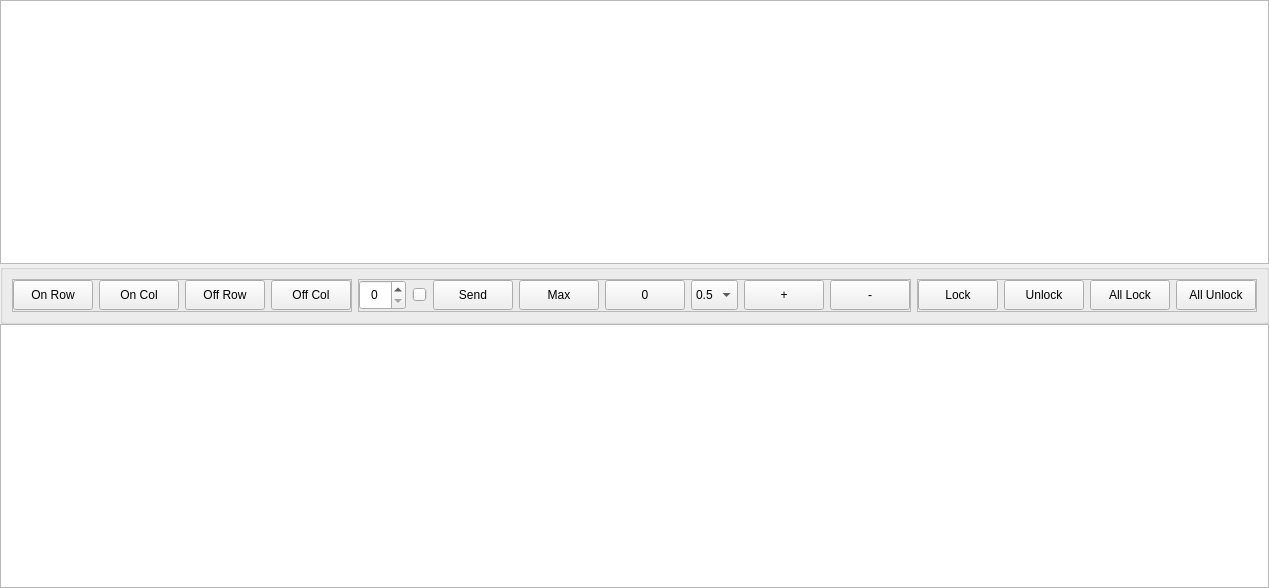
<?xml version="1.0" encoding="UTF-8"?>
<ui version="4.0">
 <class>PAControl</class>
 <widget class="QWidget" name="PAControl">
  <property name="geometry">
   <rect>
    <x>0</x>
    <y>0</y>
    <width>1229</width>
    <height>588</height>
   </rect>
  </property>
  <property name="windowTitle">
   <string>Form</string>
  </property>
  <layout class="QVBoxLayout" name="verticalLayout">
   <property name="spacing">
    <number>0</number>
   </property>
   <property name="leftMargin">
    <number>0</number>
   </property>
   <property name="topMargin">
    <number>0</number>
   </property>
   <property name="rightMargin">
    <number>0</number>
   </property>
   <property name="bottomMargin">
    <number>0</number>
   </property>
   <item>
    <widget class="QTableWidget" name="tableWidget">
     <property name="styleSheet">
      <string notr="true"/>
     </property>
    </widget>
   </item>
   <item>
    <widget class="QGroupBox" name="groupBox">
     <property name="minimumSize">
      <size>
       <width>0</width>
       <height>60</height>
      </size>
     </property>
     <property name="maximumSize">
      <size>
       <width>16777215</width>
       <height>60</height>
      </size>
     </property>
     <property name="title">
      <string/>
     </property>
     <layout class="QHBoxLayout" name="horizontalLayout">
      <item>
       <spacer name="horizontalSpacer">
        <property name="orientation">
         <enum>Qt::Horizontal</enum>
        </property>
        <property name="sizeHint" stdset="0">
         <size>
          <width>40</width>
          <height>20</height>
         </size>
        </property>
       </spacer>
      </item>
      <item>
       <widget class="QFrame" name="frame">
        <property name="frameShape">
         <enum>QFrame::StyledPanel</enum>
        </property>
        <property name="frameShadow">
         <enum>QFrame::Raised</enum>
        </property>
        <layout class="QHBoxLayout" name="horizontalLayout_2">
         <property name="leftMargin">
          <number>0</number>
         </property>
         <property name="topMargin">
          <number>0</number>
         </property>
         <property name="rightMargin">
          <number>0</number>
         </property>
         <property name="bottomMargin">
          <number>0</number>
         </property>
         <item>
          <widget class="QPushButton" name="onRow">
           <property name="minimumSize">
            <size>
             <width>0</width>
             <height>30</height>
            </size>
           </property>
           <property name="text">
            <string>On Row</string>
           </property>
          </widget>
         </item>
         <item>
          <widget class="QPushButton" name="oncolumn">
           <property name="minimumSize">
            <size>
             <width>0</width>
             <height>30</height>
            </size>
           </property>
           <property name="text">
            <string>On Col</string>
           </property>
          </widget>
         </item>
         <item>
          <widget class="QPushButton" name="offRow">
           <property name="minimumSize">
            <size>
             <width>0</width>
             <height>30</height>
            </size>
           </property>
           <property name="text">
            <string>Off Row</string>
           </property>
          </widget>
         </item>
         <item>
          <widget class="QPushButton" name="offColumn">
           <property name="minimumSize">
            <size>
             <width>0</width>
             <height>30</height>
            </size>
           </property>
           <property name="text">
            <string>Off Col</string>
           </property>
          </widget>
         </item>
        </layout>
       </widget>
      </item>
      <item>
       <widget class="QFrame" name="frame_2">
        <property name="frameShape">
         <enum>QFrame::StyledPanel</enum>
        </property>
        <property name="frameShadow">
         <enum>QFrame::Raised</enum>
        </property>
        <layout class="QHBoxLayout" name="horizontalLayout_4">
         <property name="leftMargin">
          <number>0</number>
         </property>
         <property name="topMargin">
          <number>0</number>
         </property>
         <property name="rightMargin">
          <number>0</number>
         </property>
         <property name="bottomMargin">
          <number>0</number>
         </property>
         <item>
          <widget class="QSpinBox" name="spinBox">
           <property name="minimumSize">
            <size>
             <width>0</width>
             <height>30</height>
            </size>
           </property>
           <property name="alignment">
            <set>Qt::AlignCenter</set>
           </property>
           <property name="buttonSymbols">
            <enum>QAbstractSpinBox::UpDownArrows</enum>
           </property>
           <property name="maximum">
            <number>200</number>
           </property>
          </widget>
         </item>
         <item>
          <widget class="QSlider" name="horizontalSlider">
           <property name="minimumSize">
            <size>
             <width>0</width>
             <height>30</height>
            </size>
           </property>
           <property name="orientation">
            <enum>Qt::Horizontal</enum>
           </property>
          </widget>
         </item>
         <item>
          <widget class="QPushButton" name="pushButton">
           <property name="minimumSize">
            <size>
             <width>0</width>
             <height>30</height>
            </size>
           </property>
           <property name="text">
            <string>Send</string>
           </property>
          </widget>
         </item>
         <item>
          <widget class="QPushButton" name="pushButton_2">
           <property name="minimumSize">
            <size>
             <width>0</width>
             <height>30</height>
            </size>
           </property>
           <property name="text">
            <string>Max</string>
           </property>
          </widget>
         </item>
         <item>
          <widget class="QPushButton" name="pushButton_3">
           <property name="minimumSize">
            <size>
             <width>0</width>
             <height>30</height>
            </size>
           </property>
           <property name="text">
            <string>0</string>
           </property>
          </widget>
         </item>
         <item>
          <widget class="QComboBox" name="comboBox">
           <property name="minimumSize">
            <size>
             <width>0</width>
             <height>30</height>
            </size>
           </property>
           <item>
            <property name="text">
             <string>0.5</string>
            </property>
           </item>
           <item>
            <property name="text">
             <string>1</string>
            </property>
           </item>
           <item>
            <property name="text">
             <string>2</string>
            </property>
           </item>
           <item>
            <property name="text">
             <string>5</string>
            </property>
           </item>
          </widget>
         </item>
         <item>
          <widget class="QPushButton" name="pushButton_4">
           <property name="minimumSize">
            <size>
             <width>0</width>
             <height>30</height>
            </size>
           </property>
           <property name="text">
            <string>+</string>
           </property>
          </widget>
         </item>
         <item>
          <widget class="QPushButton" name="pushButton_5">
           <property name="minimumSize">
            <size>
             <width>0</width>
             <height>30</height>
            </size>
           </property>
           <property name="text">
            <string>-</string>
           </property>
          </widget>
         </item>
        </layout>
       </widget>
      </item>
      <item>
       <widget class="QFrame" name="frame1">
        <property name="frameShape">
         <enum>QFrame::StyledPanel</enum>
        </property>
        <property name="frameShadow">
         <enum>QFrame::Raised</enum>
        </property>
        <layout class="QHBoxLayout" name="horizontalLayout_3">
         <property name="leftMargin">
          <number>0</number>
         </property>
         <property name="topMargin">
          <number>0</number>
         </property>
         <property name="rightMargin">
          <number>0</number>
         </property>
         <property name="bottomMargin">
          <number>0</number>
         </property>
         <item>
          <widget class="QPushButton" name="pushButton_11">
           <property name="minimumSize">
            <size>
             <width>0</width>
             <height>30</height>
            </size>
           </property>
           <property name="text">
            <string>Lock</string>
           </property>
          </widget>
         </item>
         <item>
          <widget class="QPushButton" name="pushButton_10">
           <property name="minimumSize">
            <size>
             <width>0</width>
             <height>30</height>
            </size>
           </property>
           <property name="text">
            <string>Unlock</string>
           </property>
          </widget>
         </item>
         <item>
          <widget class="QPushButton" name="pushButton_12">
           <property name="minimumSize">
            <size>
             <width>0</width>
             <height>30</height>
            </size>
           </property>
           <property name="text">
            <string>All Lock</string>
           </property>
          </widget>
         </item>
         <item>
          <widget class="QPushButton" name="pushButton_13">
           <property name="minimumSize">
            <size>
             <width>0</width>
             <height>30</height>
            </size>
           </property>
           <property name="text">
            <string>All Unlock</string>
           </property>
          </widget>
         </item>
        </layout>
       </widget>
      </item>
      <item>
       <spacer name="horizontalSpacer_2">
        <property name="orientation">
         <enum>Qt::Horizontal</enum>
        </property>
        <property name="sizeHint" stdset="0">
         <size>
          <width>40</width>
          <height>20</height>
         </size>
        </property>
       </spacer>
      </item>
     </layout>
    </widget>
   </item>
   <item>
    <widget class="QTextBrowser" name="textBrowser"/>
   </item>
  </layout>
 </widget>
 <resources/>
 <connections/>
</ui>
